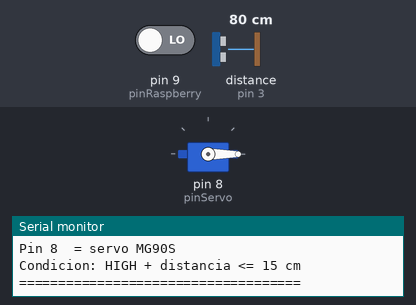
Simulated run of this sketch. Board: Arduino Uno, built with avr-gcc and run on an emulated ATmega328P. Shown: servo, the last lines printed to the serial monitor. Wiring (inferred from the names in the program): ultrasonic range finder: trigger pin 2; echo pin 3. The test bench sets the inputs (shaded band); at power-on: pin 9 (pinRaspberry) LOW, distance to the obstacle (sensor on pin 3) 80 cm. The echo pulse lasts 58.3 µs per cm.

Above: at 1.3 s.
1.4 s: pin 9 (pinRaspberry) driven HIGH
2.9 s: distance to the obstacle (sensor on pin 3) set to 18 cm
5.9 s: distance to the obstacle (sensor on pin 3) set to 15 cm
At 6.7 s:
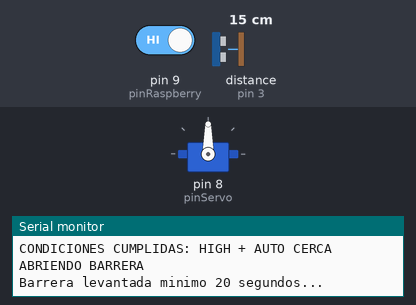
Timing chart, 0 to 8.9 s (numbered marks = the images above; inputs shaded):
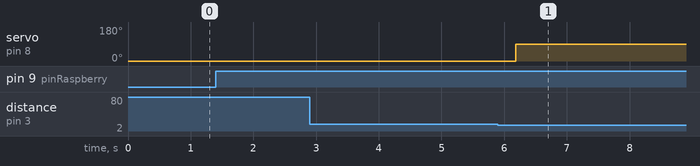

The sketch:

arduino_funcional.ino
```cpp
#include <Servo.h>

Servo barrera;

const int pinRaspberry = 9;
const int trigPin = 2;
const int echoPin = 3;
const int pinServo = 8;

const int distanciaLimite = 15;

const int cerrado = 0;
const int abierto = 90;

bool ordenProcesada = false;

long medirDistancia() {
  digitalWrite(trigPin, LOW);
  delayMicroseconds(5);

  digitalWrite(trigPin, HIGH);
  delayMicroseconds(10);
  digitalWrite(trigPin, LOW);

  long duracion = pulseIn(echoPin, HIGH, 30000);

  if (duracion == 0) {
    return 999;
  }

  long distancia = duracion * 0.034 / 2;
  return distancia;
}

void abrirBarrera() {
  Serial.println("ABRIENDO BARRERA");
  barrera.write(abierto);
}

void cerrarBarrera() {
  Serial.println("CERRANDO BARRERA");
  barrera.write(cerrado);
}

void setup() {
  Serial.begin(9600);

  pinMode(pinRaspberry, INPUT);
  pinMode(trigPin, OUTPUT);
  pinMode(echoPin, INPUT);

  barrera.attach(pinServo);
  barrera.write(cerrado);

  Serial.println("====================================");
  Serial.println("SISTEMA ARDUINO LISTO");
  Serial.println("Pin 9  = senal desde Raspberry");
  Serial.println("Pin 2  = TRIG ultrasonico");
  Serial.println("Pin 3  = ECHO ultrasonico");
  Serial.println("Pin 8  = servo MG90S");
  Serial.println("Condicion: HIGH + distancia <= 15 cm");
  Serial.println("====================================");
}

void loop() {
  int permisoRaspberry = digitalRead(pinRaspberry);
  long distancia = medirDistancia();

  if (permisoRaspberry == HIGH && !ordenProcesada) {
    Serial.print("PERMISO HIGH RECIBIDO. Distancia: ");
    Serial.print(distancia);
    Serial.println(" cm");

    if (distancia <= distanciaLimite) {
      Serial.println("CONDICIONES CUMPLIDAS: HIGH + AUTO CERCA");

      abrirBarrera();

      Serial.println("Barrera levantada minimo 20 segundos...");
      delay(10000);

      while (medirDistancia() <= distanciaLimite) {
        long d = medirDistancia();
        Serial.print("Auto aun detectado. Distancia: ");
        Serial.print(d);
        Serial.println(" cm. Manteniendo barrera arriba...");
        delay(500);
      }

      Serial.println("Ya no hay auto cerca. Bajando barrera...");
      cerrarBarrera();

      ordenProcesada = true;
    } else {
      Serial.println("Hay permiso, pero NO hay auto a menos de 15 cm. No abre.");
    }
  }

  if (permisoRaspberry == LOW) {
    ordenProcesada = false;
  }

  delay(300);
}
```

Measured:
- the behaviour switches between 17 and 16 cm on distance to the obstacle (sensor on pin 3) (found by bisection; images 0 and 1)
- after the input at 5.9 s, servo on pin 8 (pinServo): 0° → 90° after 0.28 s
